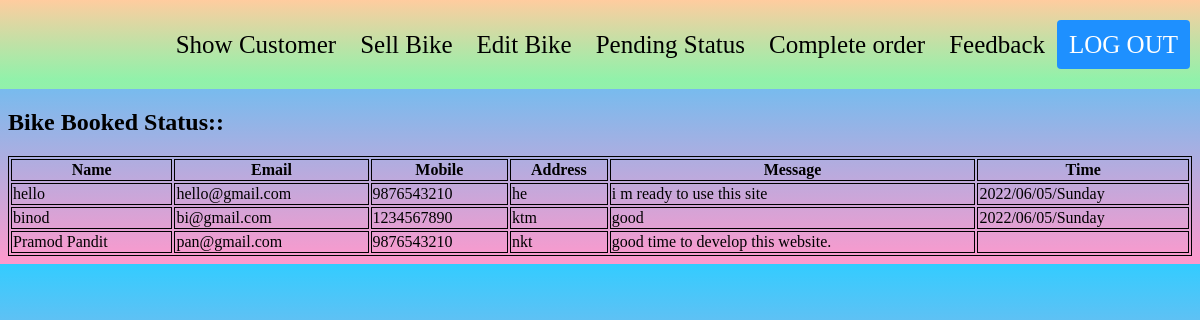
/process/feedback.php, run on the app's committed database.
### tables this page shows
CREATE TABLE `contact` (
  `id` int(100) NOT NULL,
  `name` varchar(100) NOT NULL,
  `email` varchar(100) NOT NULL,
  `mobile` varchar(100) NOT NULL,
  `address` varchar(100) NOT NULL,
  `message` varchar(255) NOT NULL,
  `time` varchar(100) NOT NULL
);

### process/feedback.php (the view, shortened to what this page needs)
<?php
require '../include/admin_header.php';
require '../database/connection.php';
?>
<?php  $query= "SELECT * FROM `contact` ORDER BY id DESC ";
        $result = $conn->query($query);
       if($result->num_rows>0){ ?>
       <h2>Bike Booked Status::</h2>
          <table style="width:100%; border:1px solid black; ">
                <tr style=" border:1px solid black;">
                <th  style=" border:1px solid black;" >Name</th>
                <th  style=" border:1px solid black;">Email</th>
                <th  style=" border:1px solid black;">Mobile</th>
                <th  style=" border:1px solid black;"> Address</th>
                <th  style=" border:1px solid black;"> Message</th>
                <th  style=" border:1px solid black;"> Time</th>
                </tr>
           <?php while($row = $result->fetch_assoc()){ ?>
              <tr >
              <td  style=" border:1px solid black;"><?php echo $row['name'];?></td>
                <td  style=" border:1px solid black;"><?php echo $row['email'];?></td>
                <td  style=" border:1px solid black;"><?php echo $row['mobile'];?></td>
                <td style=" border:1px solid black;"><?php echo $row['address'];?></td>
                <td style=" border:1px solid black;" ><?php echo $row['message'];?></td>
                <td style=" border:1px solid black;" ><?php echo $row['time'];?></td>
                  </tr>
            <?php  } ?>
           </table>
        <?php }else{ ?>
           <h3>No result found</h3>
        <?php }
      ?>

### process/feedback.php (style rules this page uses)
body { background: linear-gradient(to bottom, #33ccff 0%, #ff99cc 100%); }

### data on the page
contact: name "hello", email "hello@gmail.com", mobile "9876543210", address "he", message "i m ready to use this site", time "2022/06/05/Sunday"
contact: name "binod", email "bi@gmail.com", mobile "1234567890", address "ktm", message "good", time "2022/06/05/Sunday"
contact: name "Pramod Pandit", email "pan@gmail.com", mobile "9876543210", address "nkt", message "good time to develop this website."
